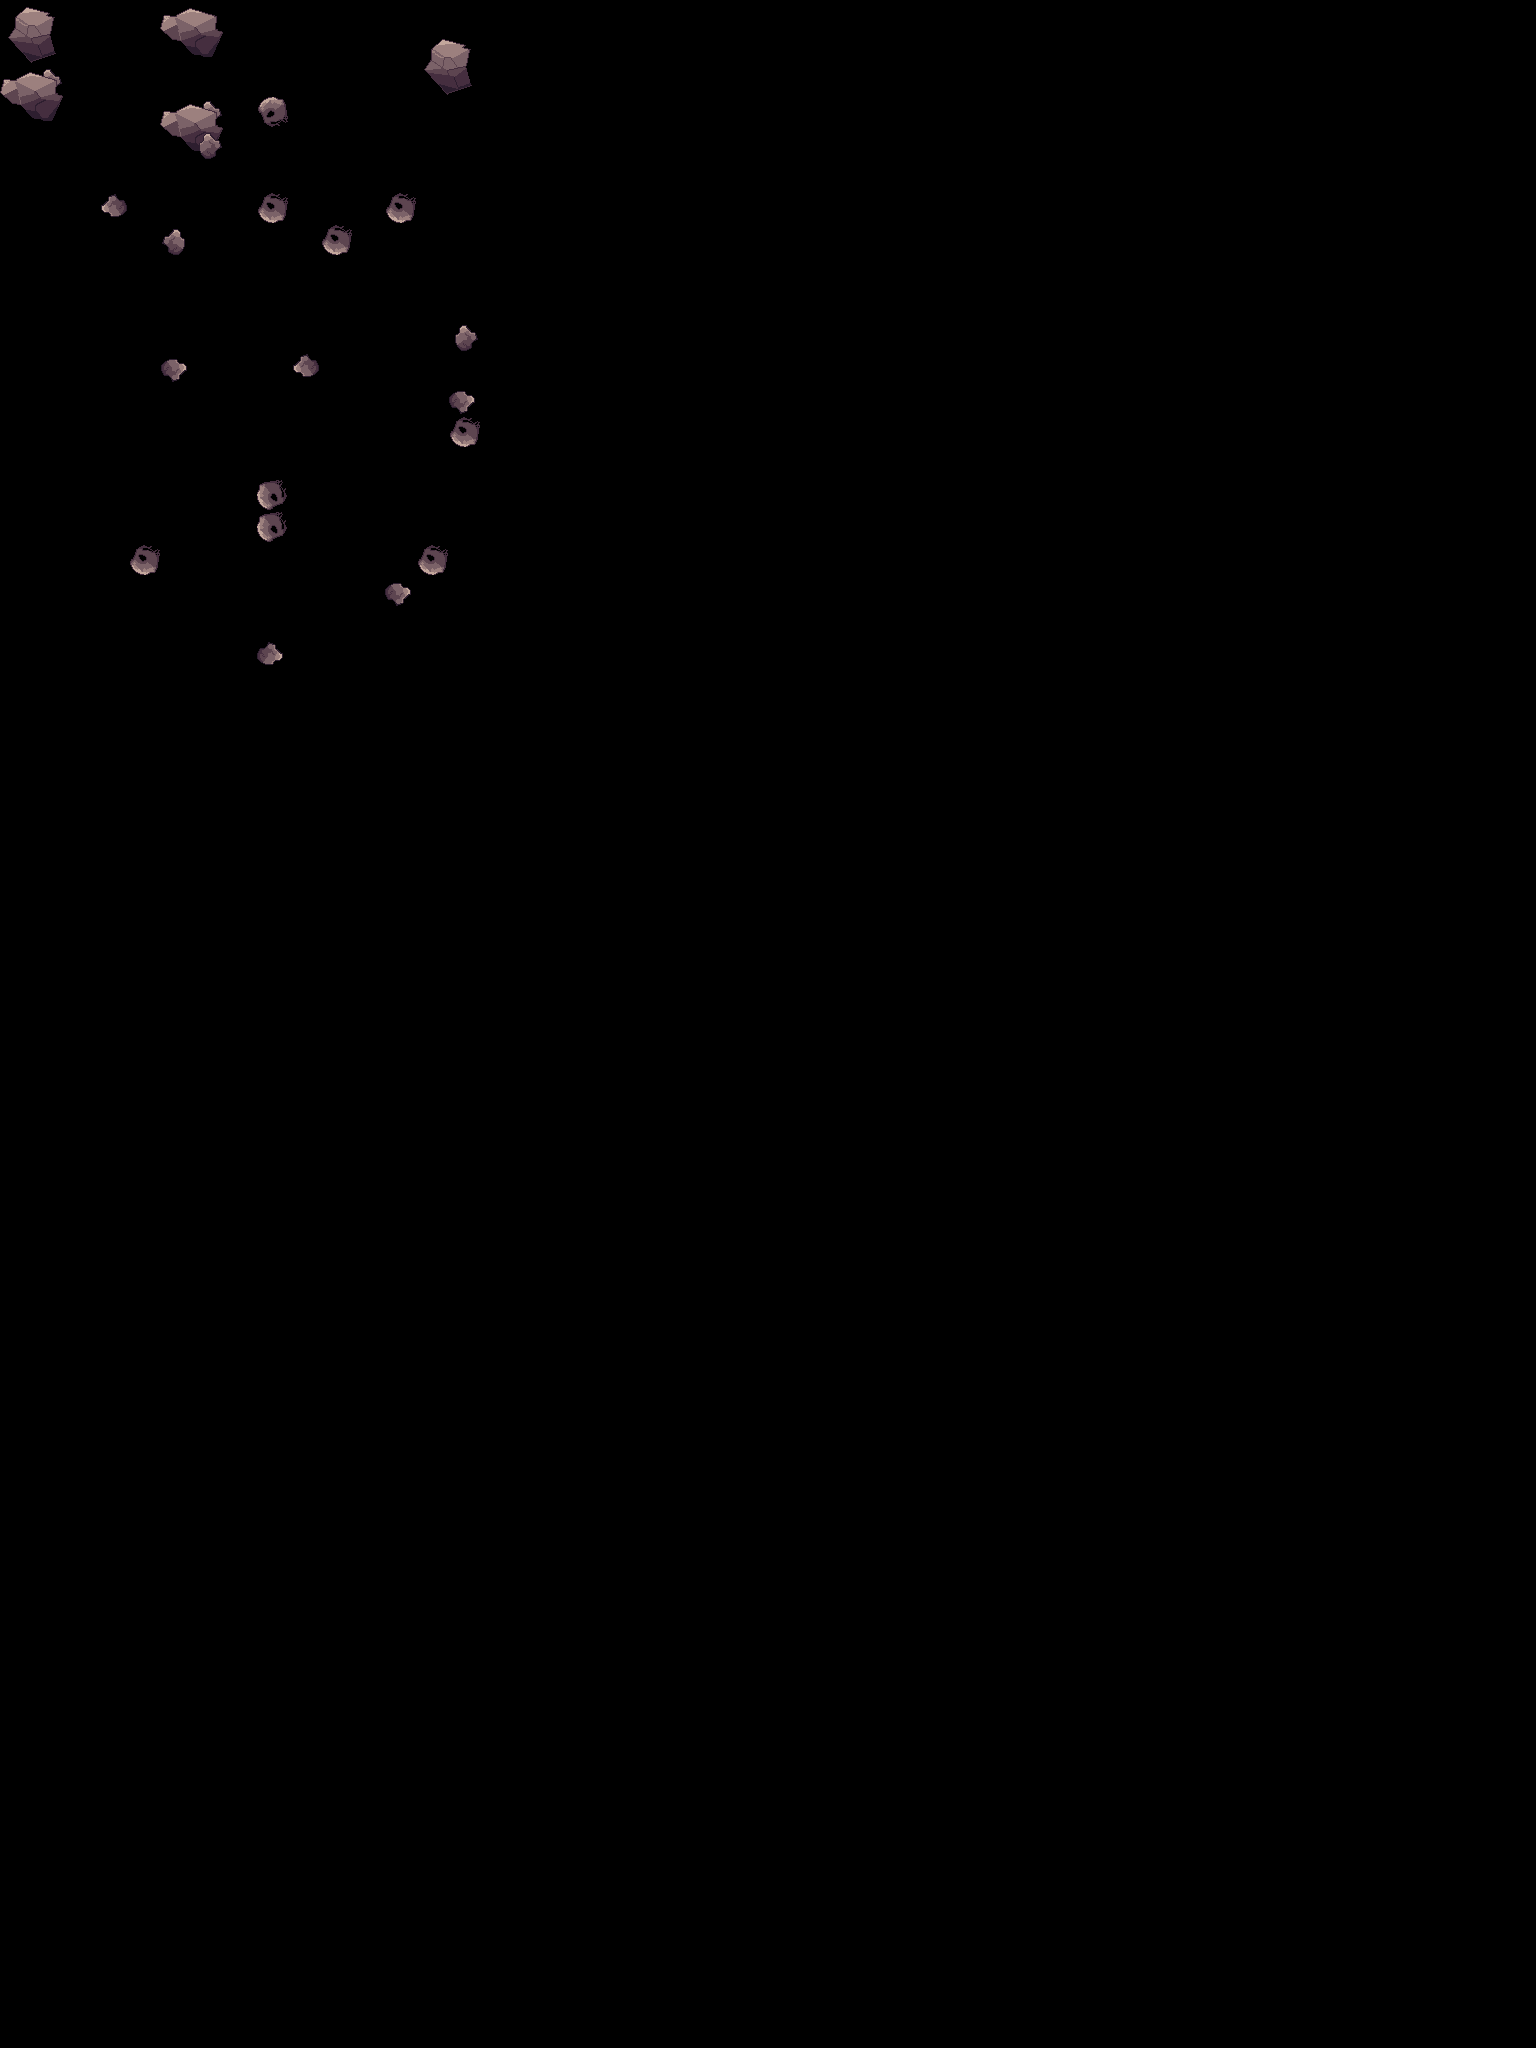

This game map was drawn from its Tiled (.tmx) file and the tilesets committed beside it. A one-line description and the trimmed map source follow:
An orthogonal 48x64 tile map with 32x32 px tiles, 1 tile layer (objects), 1 hidden layer not drawn, 4 tilesets and 10 objects (3x Rock, ALWIUHEGDSKLJDH, Player, Enemy).

<map version="1.9" tiledversion="1.9.0" orientation="orthogonal" renderorder="right-down" width="48" height="64" tilewidth="32" tileheight="32" infinite="0" nextlayerid="6" nextobjectid="16">
 <editorsettings>
  <export target="test2.lua" format="lua" />
 </editorsettings>
 <properties>
  <property name="collidable" type="bool" value="true" />
 </properties>
 <tileset firstgid="1" name="space-stuff" tilewidth="32" tileheight="32" tilecount="4" columns="2">
  <image source="smaller rocks 2x2.png" width="64" height="64" />
 </tileset>
 <tileset firstgid="5" name="Space Objectz" tilewidth="64" tileheight="64" tilecount="1" columns="0">
  <grid orientation="orthogonal" width="1" height="1" />
  <tile id="0">
   <image width="64" height="64" source="big rock.png" />
  </tile>
 </tileset>
 <tileset firstgid="6" name="Rock" tilewidth="32" tileheight="32" tilecount="4" columns="2">
  <image source="big rock.png" width="64" height="64" />
 </tileset>
 <tileset firstgid="10" name="big rock2" tilewidth="64" tileheight="64" tilecount="1" columns="0">
  <grid orientation="orthogonal" width="1" height="1" />
  <tile id="0">
   <image width="64" height="64" source="../objects/big rock2.png" />
  </tile>
 </tileset>
 <layer id="1" name="Background" width="48" height="64" visible="0">
  <data>[3072 cells, 3072 non-empty, 1 distinct tile ids]</data>
 </layer>
 <layer id="2" name="objects" width="48" height="64">
  <data>[3072 cells, 25 non-empty, 4 distinct tile ids]</data>
 </layer>
 <objectgroup id="3" name="colliders">
  <properties>
   <property name="collidable" type="bool" value="true" />
  </properties>
  <object id="1" name="Rock" x="0" y="72" width="64" height="48" />
  <object id="2" name="Rock" x="152" y="0" width="56" height="40">
   <properties>
    <property name="dynamic" type="bool" value="true" />
    <property name="restitution" type="float" value="1" />
   </properties>
  </object>
  <object id="3" name="Rock" x="160" y="112">
   <properties>
    <property name="restitution" type="float" value="1" />
   </properties>
   <polygon points="0,0 16,0 32,-8 56,0 56,16 64,16 48,40 32,40 24,24 8,24 0,16" />
  </object>
  <object id="8" x="0" y="0" width="8" height="2048">
   <properties>
    <property name="collidable" type="bool" value="true" />
   </properties>
  </object>
  <object id="9" x="0" y="2032" width="1535.33" height="16">
   <properties>
    <property name="collidable" type="bool" value="true" />
   </properties>
  </object>
  <object id="10" x="1512" y="0" width="24" height="2048">
   <properties>
    <property name="collidable" type="bool" value="true" />
   </properties>
  </object>
  <object id="11" x="0" y="0" width="1536" height="16">
   <properties>
    <property name="collidable" type="bool" value="true" />
   </properties>
  </object>
  <object id="14" name="ALWIUHEGDSKLJDH" x="26" y="7">
   <polygon points="0,0 -11,10 -11,21 -18,30 6,56 30,46 24,28 29,10" />
  </object>
 </objectgroup>
 <objectgroup id="4" name="constructors" visible="0" locked="1">
  <properties>
   <property name="collidable" type="bool" value="false" />
  </properties>
  <object id="6" name="Player" x="16" y="16">
   <point />
  </object>
  <object id="7" name="Enemy" x="16" y="192">
   <point />
  </object>
 </objectgroup>
</map>
